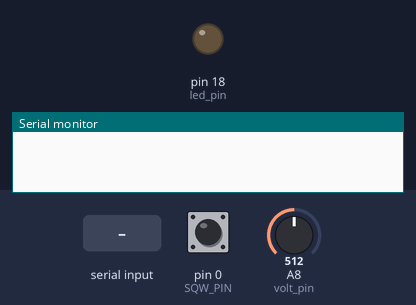
The sketch below on a simulated Arduino Leonardo, built with avr-gcc and run on an emulated ATmega32U4. Parts: output pins drawn as LEDs (lit = HIGH), the last lines printed to the serial monitor. Dashed ring = blinking. Inputs (shaded band) come from the test bench; at power-on: pin 0 (SQW_PIN) HIGH, A8 (volt_pin) = 512. Sleep ends after the set time or at an interrupt; the local clock reads 2024-03-15 10:24:30 at power-on unless the sketch sets it; storage starts empty; pins used as bus, display or sensor lines are not drawn.

Above: at 0.1 s.
At 8.29 s:
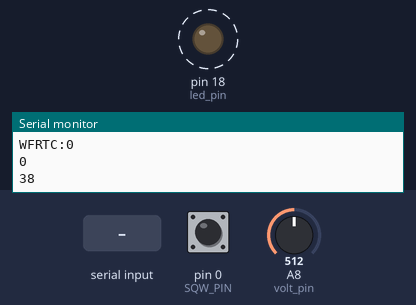
8.3 s: "t" received over Serial
At 10.03 s:
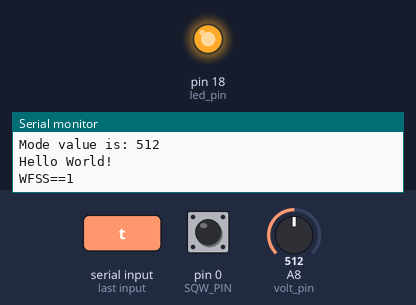
16.5 s: "a" received over Serial
Timing chart, 0 to 26.0 s (numbered marks = the images above; inputs shaded):
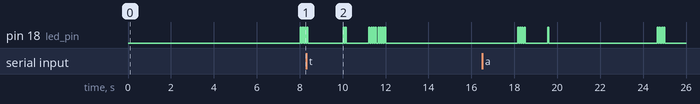

The sketch:

workmatev0.1.ino
```cpp
//SD card

#include <avr/sleep.h>
#include <avr/power.h>
#include <SPI.h>
#include <SD.h>
int int_pin = 7;
int reset_pin = 5;
int led_pin = 18;
int SD_Vcc = 19;
int MPU_Vcc = 20;
int RTC_Vcc = 21;
int seconds=0;
int sleepFlag = 1;
File log_file;

//RTC
#include <DS3232RTC.h>    //http://github.com/JChristensen/DS3232RTC
#include <Time.h>         //http://www.arduino.cc/playground/Code/Time
#include <Wire.h>         //http://arduino.cc/en/Reference/Wire (included with Arduino IDE)
#define SQW_PIN 0 //interrupt Alarm pin
int WFRTC = 0;
//using another library as DS3232 seems to have timing issues in minutes
#include <DS3231.h>
DS3231  rtc(SDA, SCL);

//MPU6050
#include "I2Cdev.h"
#include "MPU6050.h"
#if I2CDEV_IMPLEMENTATION == I2CDEV_ARDUINO_WIRE
    #include "Wire.h"
#endif
MPU6050 accelgyro(0x69); // <-- use for AD0 high
int16_t ax, ay, az;
int16_t gx, gy, gz;
#define OUTPUT_READABLE_ACCELGYRO

//VOLTAGE
#include <Average.h>
Average <int>volt_reads(10);
int norm_volt;
int volt_pin=8;

//START/STOP
int saveFlag = 0;
int WFSS = 0;
void setup() {
  Serial.begin(9600);
  //GENERAL

  digitalWrite(reset_pin,HIGH);
  pinMode(led_pin,OUTPUT);
  digitalWrite(SD_Vcc,HIGH);
  delay(4000);
  digitalWrite(SD_Vcc,LOW);
  Serial.begin(9600);
  pinMode(SD_Vcc, OUTPUT);
  pinMode(MPU_Vcc, OUTPUT);
  pinMode(RTC_Vcc, OUTPUT);

  pinMode(reset_pin, OUTPUT);
  pinMode(int_pin, INPUT);
  //USBDevice.attach();
  delay(1000);
  digitalWrite(SD_Vcc,HIGH);
  delay(2000);
  digitalWrite(SD_Vcc,HIGH);
  digitalWrite(MPU_Vcc,HIGH);
  digitalWrite(RTC_Vcc,HIGH);

  //SD
  SD.begin(10);


  //SS
  attachInterrupt(digitalPinToInterrupt(int_pin), pinInterruptRoutine, LOW);

  //RTC
  setSyncProvider(RTC.get) ;   // the function to get the time from the RTC
  if (timeStatus() != timeSet)
    Serial.println("Unable to sync with the RTC");
  else
    Serial.println("RTC has set the system time");
  Serial.println("RTC setup done. should output time every second");
  RTC.squareWave(SQWAVE_NONE);
  pinMode(SQW_PIN, INPUT_PULLUP);
  attachInterrupt(digitalPinToInterrupt(SQW_PIN), alarmIsr, FALLING);
  RTC.setAlarm(ALM1_MATCH_SECONDS, 0, 0, 0);
  RTC.alarmInterrupt(ALARM_1, true);

  //backup library
  rtc.begin();

  //MPU6050

  #if I2CDEV_IMPLEMENTATION == I2CDEV_ARDUINO_WIRE
      Wire.begin();
  #elif I2CDEV_IMPLEMENTATION == I2CDEV_BUILTIN_FASTWIRE
      Fastwire::setup(400, true);
  #endif
  accelgyro.initialize();
  Serial.println("Testing MPU6050 connection...");
  Serial.println(accelgyro.testConnection() ? "MPU6050 connection successful" : "MPU6050 connection failed");
  Serial.println("accelerometer output should appear every second");

  //VOLTAGE
  pinMode(volt_pin,INPUT);
  analogReference(INTERNAL);

  //VARIABLES
  sleepFlag = 1;
  seconds=0;
  WFRTC = 0;
  WFSS = 0;
  saveFlag = 0;
}

void loop(){
  Serial.println("Hello World!");
  delay(1000);
  if(WFSS==1){

    Serial.println("WFSS==1");
    WFSS=0;
    if(saveFlag==0){
      flickr_once();
    }
    else{
      flickr_twice();
    }
    for(int wait_for_serial=0;wait_for_serial<5;wait_for_serial++){
      delay(1000);
      Serial.println("t");
      if(Serial.available()){
        char ch=Serial.read();
        if (ch=='s'){
         Serial.println("going to sleep");
         Serial.flush();
         delay(100);
         sleepFlag = 1;
        }
        else if(ch=='a'){
         Serial.println("keeping awake");
         Serial.flush();
         delay(100);
         sleepFlag = 0;
        }
        else if(ch=='t'){
          send_data();
        }
      }
      //Serial.println("Awake");
      if(wait_for_serial == 4){
        if(sleepFlag==1){
          enterSleep();
        }
      }
    }
  attachInterrupt(digitalPinToInterrupt(int_pin), pinInterruptRoutine, LOW);
  attachInterrupt(digitalPinToInterrupt(SQW_PIN), alarmIsr, FALLING);
  }
  //debugging RTC interrupt
  tmElements_t tm;
  Serial.print("WFRTC:");Serial.println(WFRTC);
  //Serial.print("WFSS: ");Serial.println(WFSS);
  //Serial.println(seconds);
  Serial.println(RTC.alarm(ALARM_1));
  RTC.read(tm);
  Serial.println(tm.Second, DEC);
  flickr();


  if(WFRTC==1){
    WFRTC = 0;
    //Serial.println("WFRTC = 1");
    //sleepFlag=0;
    flickr();
    //Serial.println("starting transfer");
    //Serial.print("Initializing SD card...");
    SD.begin(10);
    delay(100);
    log_file = SD.open("/log.txt",FILE_WRITE);
    //Serial.println("saving data");
    if(log_file){
      //Serial.println("log_file opened");
//      log_file.print(saveFlag);log_file.print("\t");
//      log_file.print(hour());log_file.print("\t");
//      log_file.print(minute());log_file.print("\t");
//      log_file.print(day());log_file.print("\t");
//      log_file.print(month());log_file.print("\t");
//      log_file.print(year());log_file.print("\t");
      log_file.print(saveFlag);log_file.print("|");
      log_file.print(rtc.getTimeStr());log_file.print("|");
      log_file.print(rtc.getDateStr());log_file.print("|");

       //MPU6050
      accelgyro.getMotion6(&ax, &ay, &az, &gx, &gy, &gz);
      log_file.print("a:\t");
      log_file.print(ax); log_file.print("\t");
      log_file.print(ay); log_file.print("\t");
      log_file.println(az);
    }
    log_file.close();
    if(sleepFlag==1){
      //enterSleep();
    }
  attachInterrupt(digitalPinToInterrupt(int_pin), pinInterruptRoutine, LOW);
  attachInterrupt(digitalPinToInterrupt(SQW_PIN), alarmIsr, FALLING);
  }

  //voltage indicator
  int sensorValue = analogRead(volt_pin);
  volt_reads.push(sensorValue);
  Serial.print("sensor value: ");
  Serial.println(sensorValue);
  Serial.print("Mode value is: ");
  norm_volt = volt_reads.mode();
  Serial.println(norm_volt);
  if(norm_volt<430){
    rapid_glow();
  }
  else if(norm_volt<440){
    slow_glow();
  }
  if(sleepFlag==1){
    enterSleep();
  }
}

//SD Card
void pinInterruptRoutine(void)
{
  detachInterrupt(digitalPinToInterrupt(int_pin));
  detachInterrupt(digitalPinToInterrupt(SQW_PIN));
  WFSS = 1;
  // start/stop
  if(saveFlag==0){
    saveFlag=1;
  }
  else{
    saveFlag=0;
  }
}
//RTC

void alarmIsr() {
  //Serial.println("int happened");
  //sleepFlag=0;
  //detachInterrupt(digitalPinToInterrupt(SQW_PIN));
  detachInterrupt(digitalPinToInterrupt(int_pin));
  detachInterrupt(digitalPinToInterrupt(SQW_PIN));
  WFRTC = 1;

}
void enterSleep(void)
{
  Serial.end();
  delay(100);
  USBCON |= _BV(FRZCLK);  //freeze USB clock
  PLLCSR &= ~_BV(PLLE);   // turn off USB PLL
  USBCON &= ~_BV(USBE);   // disable USB
  digitalWrite(SD_Vcc,LOW);
  //SPI.end();
  /* Setup pin7 as an interrupt and attach handler. */
  attachInterrupt(digitalPinToInterrupt(int_pin), pinInterruptRoutine, LOW);
  attachInterrupt(digitalPinToInterrupt(SQW_PIN), alarmIsr, FALLING);
  delay(100);
  power_adc_disable();
  set_sleep_mode(SLEEP_MODE_PWR_DOWN);
  sleep_enable();
  sleep_mode();
  /* The program will continue from here. */
  /* First thing to do is disable sleep. */
  sleep_disable();
  power_adc_enable();
  delay(100);
  digitalWrite(SD_Vcc,HIGH);
  MPU6050 accelgyro(0x69);
  #if I2CDEV_IMPLEMENTATION == I2CDEV_ARDUINO_WIRE
      Wire.begin();
  #elif I2CDEV_IMPLEMENTATION == I2CDEV_BUILTIN_FASTWIRE
      Fastwire::setup(400, true);
  #endif
  accelgyro.initialize();
  Serial.begin(9600);
  USBDevice.attach();
  delay(100);
  Serial.begin(9600);
  delay(100);
}


//LED indications

void flickr_once(){
  digitalWrite(led_pin,HIGH);
  delay(50);
  digitalWrite(led_pin,LOW);
  delay(50);
}
void flickr_twice(){
  flickr_once();
  flickr_once();
}
void flickr(void){
  flickr_twice();
  flickr_twice();
}
void rapid_glow(){
  for(int outer=0;outer<2;outer++){
    for(int i=0;i<=200;i++){
      analogWrite(led_pin,i);
      delay(1);
    }
    for(int j=250;j>=0;j--){
      analogWrite(led_pin,j);
      delay(1);
    }
  }
}
void slow_glow(){
  for(int i=0;i<=200;i++){
      analogWrite(led_pin,i);
      delay(10);
  }
  for(int j=250;j>=0;j--){
    analogWrite(led_pin,j);
    delay(1);
  }
}

void send_data(){
  flickr();
  Serial.println("starting transfer");
  SD.begin(10);
  //  Serial.print("checking if SD connection is ok");Serial.println(SD.exists("/log.txt"));

  log_file = SD.open("/log.txt",FILE_READ);
  if(log_file){
      Serial.println("logfile opened");

      while (log_file.available()){
        Serial.write(log_file.read());
        Serial.flush();
      }
      Serial.println("transfer complete");
      Serial.flush();
  }
  else{
    Serial.println("couldn't open file");
  }
  log_file.close();
  flickr();
  delay(2000);
  digitalWrite(reset_pin,LOW);
}

//
```
